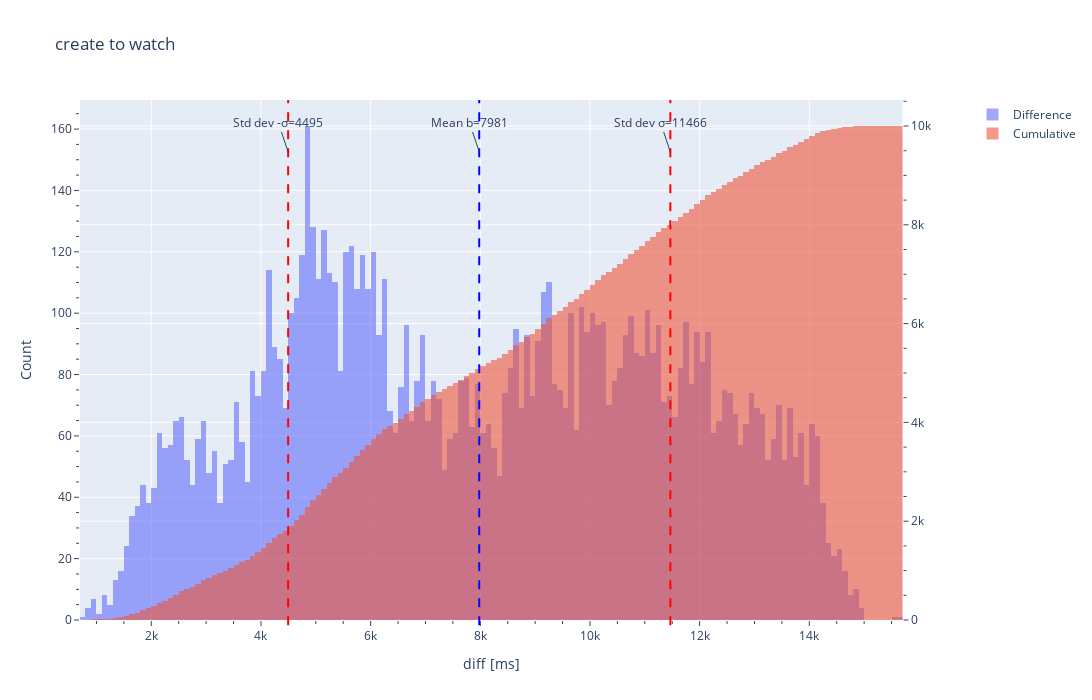

Notebook source saved alongside this figure:
### Code cell
histogram_plotting("../timeline-2000nodes.csv", 
                   phase_change='{create watch 5s}', 
                   num_bins=150, 
                   state="Stateless", 
                   cumulative=True, 
                   mean=True,
                   std_dev=True)

### Figure 1 — Plotly figure (JSON) as saved in the notebook; plotly's stock layout.template omitted (floating-point values rounded to 4 significant figures; data arrays with more than 128 entries replaced by an {"elided": "..."} marker saying what was removed)
{"data": [{"name": "Difference", "nbinsx": 150, "opacity": 0.6, "type": "histogram", "x": {"elided": "10000 int values"}}, {"cumulative": {"enabled": true}, "name": "Cumulative", "nbinsx": 150, "opacity": 0.6, "type": "histogram", "x": {"elided": "10000 int values"}, "xaxis": "x", "yaxis": "y2"}], "layout": {"annotations": [{"text": "Mean b=7981", "x": 7981.0, "xref": "x", "y": 0.9, "yref": "paper"}, {"text": "Std dev σ=11466", "x": 11470.0, "xref": "x", "y": 0.9, "yref": "paper"}, {"text": "Std dev -σ=4495", "x": 4495.0, "xref": "x", "y": 0.9, "yref": "paper"}], "autosize": false, "height": 700, "shapes": [{"line": {"color": "blue", "dash": "dash"}, "type": "line", "x0": 7981.0, "x1": 7981.0, "xref": "x", "y0": -0.01, "y1": 1, "yref": "paper"}, {"line": {"color": "red", "dash": "dash"}, "type": "line", "x0": 11470.0, "x1": 11470.0, "xref": "x", "y0": -0.01, "y1": 1, "yref": "paper"}, {"line": {"color": "red", "dash": "dash"}, "type": "line", "x0": 4495.0, "x1": 4495.0, "xref": "x", "y0": -0.01, "y1": 1, "yref": "paper"}], "title": {"text": "create to watch"}, "width": 1400, "xaxis": {"anchor": "y", "autorange": true, "domain": [0, 0.94], "minor": {"ticks": "outside"}, "range": [699.5, 15700.0], "showgrid": true, "ticks": "outside", "title": {"text": "diff [ms]"}, "type": "linear"}, "yaxis": {"anchor": "x", "autorange": true, "domain": [0, 1], "minor": {"ticks": "outside"}, "range": [0, 169.5], "ticks": "outside", "title": {"text": "Count"}}, "yaxis2": {"anchor": "x", "autorange": true, "minor": {"ticks": "outside"}, "overlaying": "y", "range": [0, 10530.0], "side": "right", "ticks": "outside"}}}
